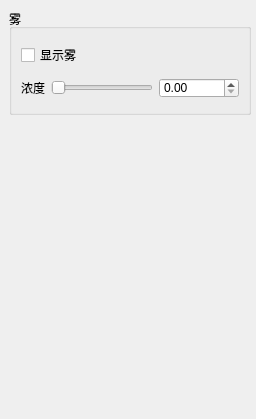
<?xml version="1.0" encoding="UTF-8"?>
<ui version="4.0">
 <class>EnvironmentFogPage</class>
 <widget class="QWidget" name="FogSet">
  <property name="geometry">
   <rect>
    <x>0</x>
    <y>0</y>
    <width>256</width>
    <height>419</height>
   </rect>
  </property>
  <property name="windowTitle">
   <string>雾设置</string>
  </property>
  <widget class="QGroupBox" name="groupBox_2">
   <property name="geometry">
    <rect>
     <x>9</x>
     <y>9</y>
     <width>242</width>
     <height>106</height>
    </rect>
   </property>
   <property name="title">
    <string>雾</string>
   </property>
   <layout class="QHBoxLayout" name="horizontalLayout_3">
    <item>
     <layout class="QVBoxLayout" name="verticalLayout">
      <item>
       <widget class="QCheckBox" name="checkBox_Fog">
        <property name="enabled">
         <bool>true</bool>
        </property>
        <property name="text">
         <string>显示雾</string>
        </property>
       </widget>
      </item>
      <item>
       <layout class="QHBoxLayout" name="horizontalLayout_2">
        <item>
         <widget class="QLabel" name="label_7">
          <property name="text">
           <string>浓度</string>
          </property>
         </widget>
        </item>
        <item>
         <widget class="QSlider" name="hSlider_FogIntensity">
          <property name="maximum">
           <number>100</number>
          </property>
          <property name="singleStep">
           <number>1</number>
          </property>
          <property name="pageStep">
           <number>1</number>
          </property>
          <property name="value">
           <number>0</number>
          </property>
          <property name="orientation">
           <enum>Qt::Horizontal</enum>
          </property>
         </widget>
        </item>
        <item>
         <widget class="QDoubleSpinBox" name="Fog_density_doubleSpinBox">
          <property name="minimumSize">
           <size>
            <width>80</width>
            <height>20</height>
           </size>
          </property>
          <property name="maximumSize">
           <size>
            <width>80</width>
            <height>20</height>
           </size>
          </property>
          <property name="decimals">
           <number>2</number>
          </property>
          <property name="maximum">
           <double>1.000000000000000</double>
          </property>
          <property name="singleStep">
           <double>0.010000000000000</double>
          </property>
          <property name="value">
           <double>0.000000000000000</double>
          </property>
         </widget>
        </item>
       </layout>
      </item>
     </layout>
    </item>
   </layout>
  </widget>
 </widget>
 <resources/>
 <connections/>
</ui>
